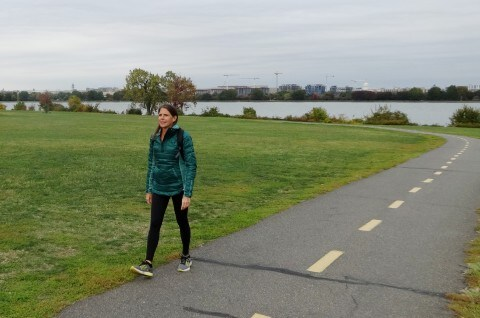
#> input picture images/sample.jpg, 480 x 318 px
$ python maskSLIC_Demonstration.py
#> lines starting #> are read from the running program, lines starting #| are printed output that depends on the picture; after the words box and inside, x2 and y2 are one past the last pixel; in counts of white or black regions, pixels touching at a corner belong together
import matplotlib.pyplot as plt

from skimage import io
from skimage import color
from skimage import morphology
from skimage import segmentation

# Input data
img = io.imread("images/sample.jpg")
#> img is the input picture: shape (318, 480, 3); mean R, G, B 133.8, 140.1, 118.2

# Compute a mask
lum = color.rgb2gray(img)
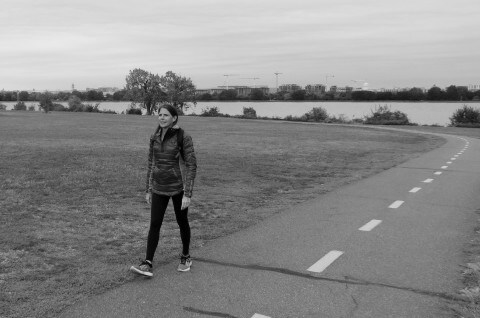
#> lum: shape (318, 480) float64; min 0, max 0.92, mean 0.538
mask = morphology.remove_small_holes(
    morphology.remove_small_objects(
        lum < 0.7, 500),
    500)
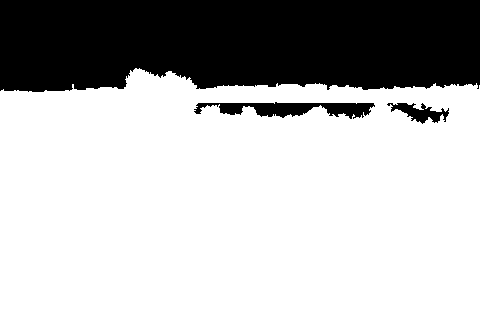
#> mask: shape (318, 480) bool; 71.6% white; 3 black regions, box (x1, y1, x2, y2) and area: (0, 0, 480, 92) 41025, (194, 102, 375, 119) 1714, (387, 103, 449, 124) 587

mask = morphology.opening(mask, morphology.disk(3))
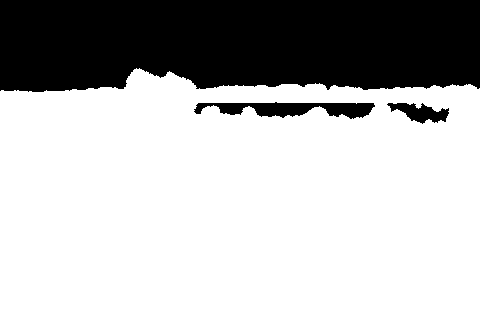
#> mask: shape (318, 480) bool; 71.4% white; 3 black regions, box (x1, y1, x2, y2) and area: (0, 0, 480, 92) 41138, (194, 102, 375, 119) 1801, (387, 103, 449, 124) 691

# SLIC result
slic = segmentation.slic(img, n_segments=200, start_label=1)
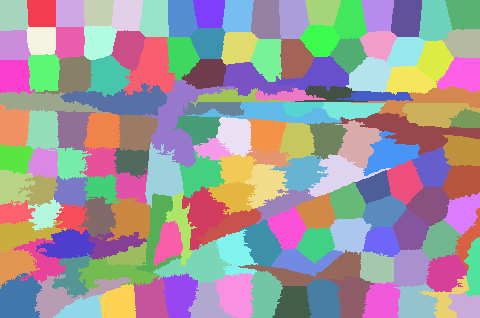
#> slic: shape (318, 480) int64; 151 distinct labels, from 1 to 151; one colour per label, 0 black

# maskSLIC result
m_slic = segmentation.slic(img, n_segments=100, mask=mask, start_label=1)
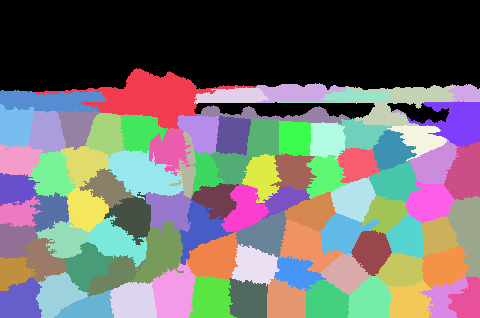
#> m_slic: shape (318, 480) int64; 85 distinct labels, from 0 to 84; one colour per label, 0 black

# Display result
fig, ax_arr = plt.subplots(2, 2, sharex=True, sharey=True, figsize=(10, 10))
ax1, ax2, ax3, ax4 = ax_arr.ravel()

ax1.imshow(img)
ax1.set_title("Origin image")

ax2.imshow(mask, cmap="gray")
ax2.set_title("Mask")

ax3.imshow(segmentation.mark_boundaries(img, slic))
ax3.contour(mask, colors='red', linewidths=1)
ax3.set_title("SLIC")

ax4.imshow(segmentation.mark_boundaries(img, m_slic))
ax4.contour(mask, colors='red', linewidths=1)
ax4.set_title("maskSLIC")

for ax in ax_arr.ravel():
    ax.set_axis_off()

plt.tight_layout()
plt.show()
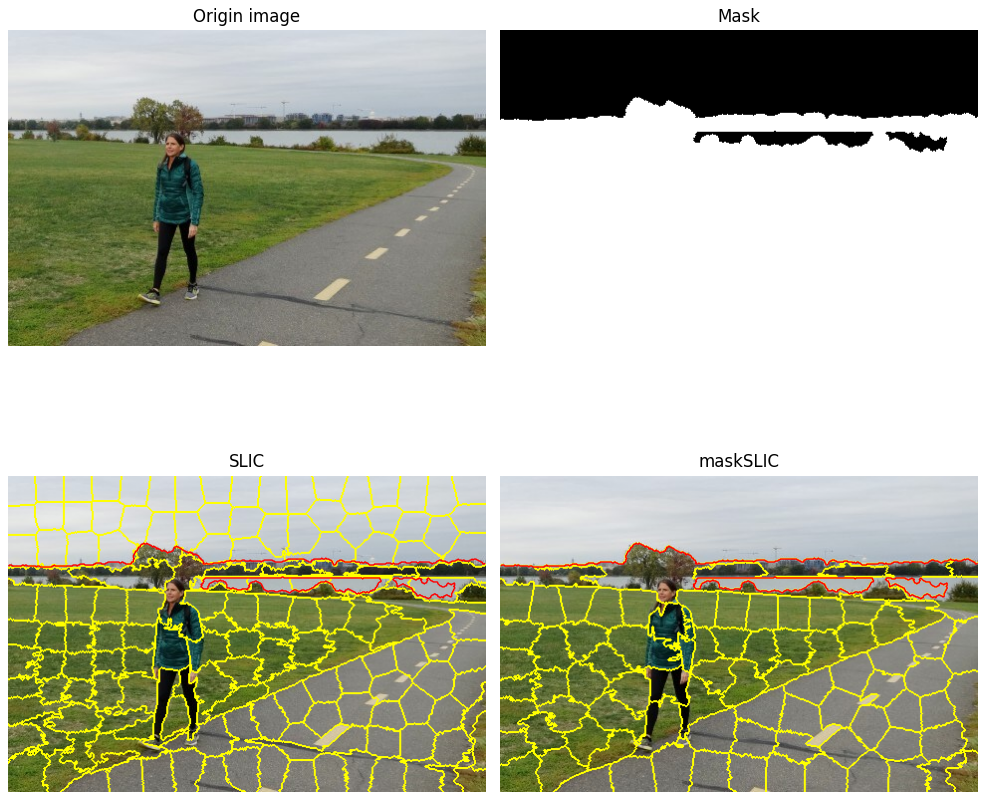
#> figure drawn by matplotlib, 4 panels

$ run again, with images/library1.jpg copied over images/sample.jpg
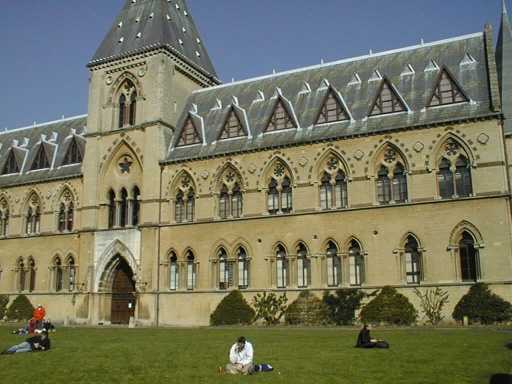
#> input picture images/library1.jpg, 512 x 384 px
#> img is the input picture: shape (384, 512, 3); mean R, G, B 116.2, 117.4, 94.6
#> `mask = morphology.remove_small_holes( morphology.remove_small_objects(..`:
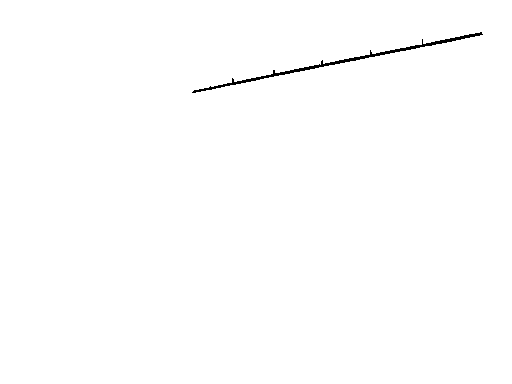
#> mask: shape (384, 512) bool; 99.5% white; 1 black region, box (x1, y1, x2, y2) and area: (192, 32, 483, 93) 889
#> slic: shape (384, 512) int64; 124 distinct labels, from 1 to 124
#> m_slic: shape (384, 512) int64; 81 distinct labels, from 0 to 80
#> `plt.show()`:
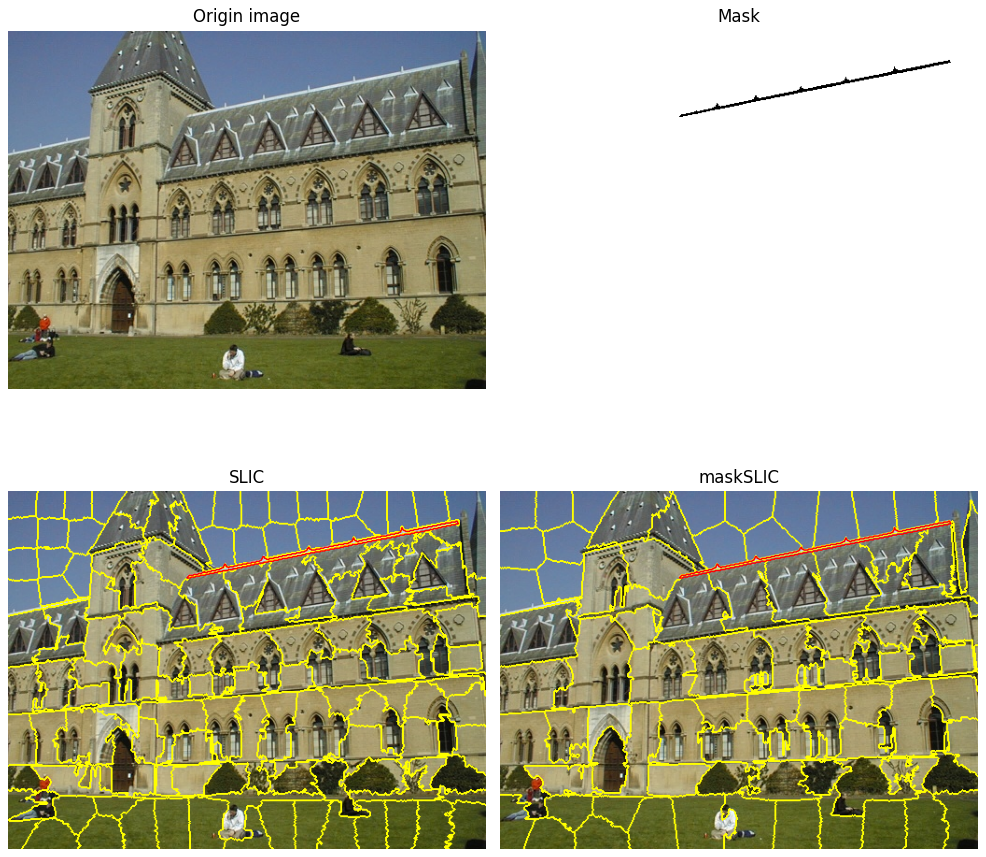
#> figure drawn by matplotlib, 4 panels
